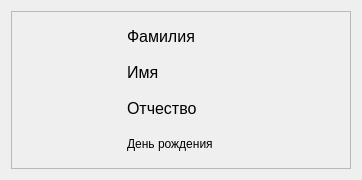
<?xml version="1.0" encoding="UTF-8"?>
<ui version="4.0">
 <class>ClientItemWidget</class>
 <widget class="QWidget" name="ClientItemWidget">
  <property name="geometry">
   <rect>
    <x>0</x>
    <y>0</y>
    <width>362</width>
    <height>178</height>
   </rect>
  </property>
  <property name="windowTitle">
   <string>Form</string>
  </property>
  <layout class="QVBoxLayout" name="verticalLayout">
   <item>
    <widget class="QFrame" name="frame">
     <property name="frameShape">
      <enum>QFrame::StyledPanel</enum>
     </property>
     <property name="frameShadow">
      <enum>QFrame::Raised</enum>
     </property>
     <layout class="QHBoxLayout" name="horizontalLayout_2">
      <item>
       <widget class="QLabel" name="photo_label">
        <property name="minimumSize">
         <size>
          <width>100</width>
          <height>100</height>
         </size>
        </property>
        <property name="maximumSize">
         <size>
          <width>100</width>
          <height>100</height>
         </size>
        </property>
        <property name="layoutDirection">
         <enum>Qt::RightToLeft</enum>
        </property>
        <property name="frameShape">
         <enum>QFrame::NoFrame</enum>
        </property>
        <property name="text">
         <string/>
        </property>
        <property name="pixmap">
         <pixmap resource="../res.qrc">:/ui/icons/pigeon.png</pixmap>
        </property>
       </widget>
      </item>
      <item>
       <layout class="QFormLayout" name="data_formLayout">
        <item row="0" column="0">
         <widget class="QLabel" name="label_4">
          <property name="minimumSize">
           <size>
            <width>100</width>
            <height>30</height>
           </size>
          </property>
          <property name="font">
           <font>
            <pointsize>12</pointsize>
           </font>
          </property>
          <property name="text">
           <string>Фамилия</string>
          </property>
         </widget>
        </item>
        <item row="0" column="1">
         <widget class="QLabel" name="input_surname">
          <property name="minimumSize">
           <size>
            <width>100</width>
            <height>30</height>
           </size>
          </property>
          <property name="font">
           <font>
            <pointsize>12</pointsize>
           </font>
          </property>
          <property name="text">
           <string/>
          </property>
          <property name="alignment">
           <set>Qt::AlignRight|Qt::AlignTrailing|Qt::AlignVCenter</set>
          </property>
         </widget>
        </item>
        <item row="1" column="0">
         <widget class="QLabel" name="label_3">
          <property name="minimumSize">
           <size>
            <width>100</width>
            <height>30</height>
           </size>
          </property>
          <property name="font">
           <font>
            <pointsize>12</pointsize>
           </font>
          </property>
          <property name="text">
           <string>Имя</string>
          </property>
         </widget>
        </item>
        <item row="1" column="1">
         <widget class="QLabel" name="input_name">
          <property name="minimumSize">
           <size>
            <width>100</width>
            <height>30</height>
           </size>
          </property>
          <property name="font">
           <font>
            <pointsize>12</pointsize>
           </font>
          </property>
          <property name="text">
           <string/>
          </property>
          <property name="alignment">
           <set>Qt::AlignRight|Qt::AlignTrailing|Qt::AlignVCenter</set>
          </property>
         </widget>
        </item>
        <item row="2" column="1">
         <widget class="QLabel" name="input_patronymic">
          <property name="minimumSize">
           <size>
            <width>100</width>
            <height>30</height>
           </size>
          </property>
          <property name="font">
           <font>
            <pointsize>12</pointsize>
           </font>
          </property>
          <property name="text">
           <string/>
          </property>
          <property name="alignment">
           <set>Qt::AlignRight|Qt::AlignTrailing|Qt::AlignVCenter</set>
          </property>
         </widget>
        </item>
        <item row="2" column="0">
         <widget class="QLabel" name="label_2">
          <property name="minimumSize">
           <size>
            <width>100</width>
            <height>30</height>
           </size>
          </property>
          <property name="font">
           <font>
            <pointsize>12</pointsize>
           </font>
          </property>
          <property name="text">
           <string>Отчество</string>
          </property>
         </widget>
        </item>
        <item row="3" column="0">
         <widget class="QLabel" name="label">
          <property name="minimumSize">
           <size>
            <width>100</width>
            <height>30</height>
           </size>
          </property>
          <property name="text">
           <string>День рождения</string>
          </property>
         </widget>
        </item>
        <item row="3" column="1">
         <widget class="QLabel" name="input_birthday">
          <property name="minimumSize">
           <size>
            <width>100</width>
            <height>30</height>
           </size>
          </property>
          <property name="font">
           <font>
            <pointsize>12</pointsize>
           </font>
          </property>
          <property name="text">
           <string/>
          </property>
          <property name="alignment">
           <set>Qt::AlignRight|Qt::AlignTrailing|Qt::AlignVCenter</set>
          </property>
         </widget>
        </item>
       </layout>
      </item>
     </layout>
    </widget>
   </item>
  </layout>
 </widget>
 <resources>
  <include location="../res.qrc"/>
 </resources>
 <connections/>
</ui>
